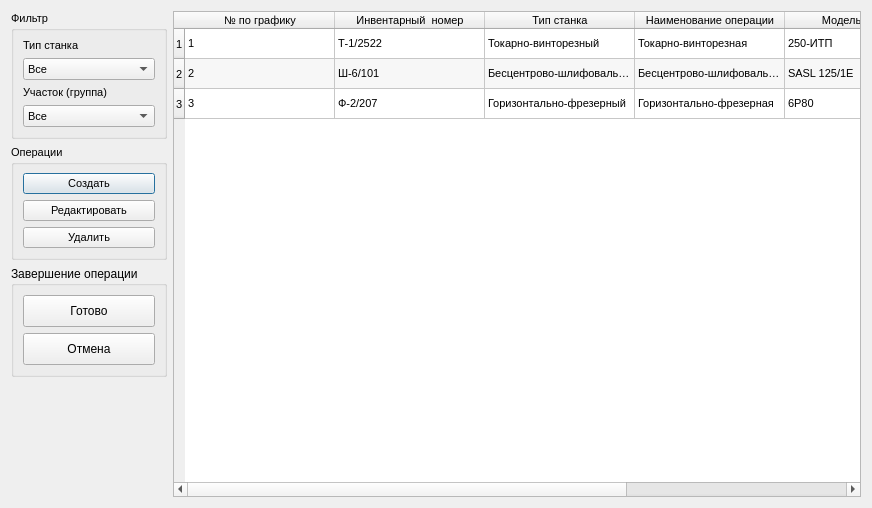
<?xml version="1.0" encoding="UTF-8"?>
<ui version="4.0">
 <class>machinesManagingDialog</class>
 <widget class="QDialog" name="machinesManagingDialog">
  <property name="geometry">
   <rect>
    <x>0</x>
    <y>0</y>
    <width>872</width>
    <height>508</height>
   </rect>
  </property>
  <property name="windowTitle">
   <string>Станки</string>
  </property>
  <layout class="QGridLayout" name="gridLayout">
   <item row="1" column="0">
    <widget class="QGroupBox" name="groupBox_aom_operations">
     <property name="maximumSize">
      <size>
       <width>200</width>
       <height>16777215</height>
      </size>
     </property>
     <property name="font">
      <font>
       <pointsize>8</pointsize>
      </font>
     </property>
     <property name="title">
      <string>Операции</string>
     </property>
     <layout class="QGridLayout" name="gridLayout_4">
      <item row="0" column="0">
       <widget class="QPushButton" name="pushButton_aom_newRecord">
        <property name="font">
         <font>
          <pointsize>8</pointsize>
         </font>
        </property>
        <property name="text">
         <string>Создать</string>
        </property>
        <property name="icon">
         <iconset resource="resources.qrc">
          <normaloff>:/images/res/images/add.png</normaloff>:/images/res/images/add.png</iconset>
        </property>
        <property name="iconSize">
         <size>
          <width>24</width>
          <height>24</height>
         </size>
        </property>
       </widget>
      </item>
      <item row="1" column="0">
       <widget class="QPushButton" name="pushButton_aom_editRecord">
        <property name="font">
         <font>
          <pointsize>8</pointsize>
         </font>
        </property>
        <property name="text">
         <string>Редактировать</string>
        </property>
        <property name="icon">
         <iconset resource="resources.qrc">
          <normaloff>:/images/res/images/edit.png</normaloff>:/images/res/images/edit.png</iconset>
        </property>
        <property name="iconSize">
         <size>
          <width>24</width>
          <height>24</height>
         </size>
        </property>
       </widget>
      </item>
      <item row="2" column="0">
       <widget class="QPushButton" name="pushButton_aom_deleteRecord">
        <property name="font">
         <font>
          <pointsize>8</pointsize>
         </font>
        </property>
        <property name="text">
         <string>Удалить</string>
        </property>
        <property name="icon">
         <iconset resource="resources.qrc">
          <normaloff>:/images/res/images/delete.png</normaloff>:/images/res/images/delete.png</iconset>
        </property>
        <property name="iconSize">
         <size>
          <width>24</width>
          <height>24</height>
         </size>
        </property>
       </widget>
      </item>
     </layout>
    </widget>
   </item>
   <item row="0" column="0">
    <widget class="QGroupBox" name="groupBox_aom_filter">
     <property name="minimumSize">
      <size>
       <width>0</width>
       <height>0</height>
      </size>
     </property>
     <property name="maximumSize">
      <size>
       <width>200</width>
       <height>16777215</height>
      </size>
     </property>
     <property name="font">
      <font>
       <pointsize>8</pointsize>
      </font>
     </property>
     <property name="title">
      <string>Фильтр</string>
     </property>
     <layout class="QGridLayout" name="gridLayout_2">
      <item row="0" column="0">
       <widget class="QLabel" name="label_aom_period">
        <property name="font">
         <font>
          <pointsize>8</pointsize>
         </font>
        </property>
        <property name="text">
         <string>Тип станка</string>
        </property>
       </widget>
      </item>
      <item row="1" column="0">
       <widget class="QComboBox" name="comboBox_aom_period">
        <property name="font">
         <font>
          <pointsize>8</pointsize>
         </font>
        </property>
        <item>
         <property name="text">
          <string>Все</string>
         </property>
        </item>
        <item>
         <property name="text">
          <string>Накатная</string>
         </property>
        </item>
        <item>
         <property name="text">
          <string>Токарная</string>
         </property>
        </item>
        <item>
         <property name="text">
          <string>Фрезерная</string>
         </property>
        </item>
        <item>
         <property name="text">
          <string>Шлифовальная</string>
         </property>
        </item>
       </widget>
      </item>
      <item row="3" column="0">
       <widget class="QComboBox" name="comboBox_aom_group">
        <property name="font">
         <font>
          <pointsize>8</pointsize>
         </font>
        </property>
        <item>
         <property name="text">
          <string>Все</string>
         </property>
        </item>
        <item>
         <property name="text">
          <string>1</string>
         </property>
        </item>
        <item>
         <property name="text">
          <string>2</string>
         </property>
        </item>
        <item>
         <property name="text">
          <string>3</string>
         </property>
        </item>
        <item>
         <property name="text">
          <string>4</string>
         </property>
        </item>
        <item>
         <property name="text">
          <string>5</string>
         </property>
        </item>
       </widget>
      </item>
      <item row="2" column="0">
       <widget class="QLabel" name="label_aom_group">
        <property name="font">
         <font>
          <pointsize>8</pointsize>
         </font>
        </property>
        <property name="text">
         <string>Участок (группа)</string>
        </property>
       </widget>
      </item>
     </layout>
    </widget>
   </item>
   <item row="4" column="0">
    <spacer name="verticalSpacer">
     <property name="orientation">
      <enum>Qt::Vertical</enum>
     </property>
     <property name="sizeHint" stdset="0">
      <size>
       <width>20</width>
       <height>217</height>
      </size>
     </property>
    </spacer>
   </item>
   <item row="0" column="1" rowspan="5">
    <widget class="myTableWidget" name="tableWidget_aom_machinesTable">
     <property name="font">
      <font>
       <pointsize>8</pointsize>
      </font>
     </property>
     <property name="editTriggers">
      <set>QAbstractItemView::NoEditTriggers</set>
     </property>
     <property name="alternatingRowColors">
      <bool>true</bool>
     </property>
     <property name="selectionMode">
      <enum>QAbstractItemView::SingleSelection</enum>
     </property>
     <property name="selectionBehavior">
      <enum>QAbstractItemView::SelectRows</enum>
     </property>
     <property name="wordWrap">
      <bool>false</bool>
     </property>
     <attribute name="horizontalHeaderDefaultSectionSize">
      <number>150</number>
     </attribute>
     <attribute name="horizontalHeaderStretchLastSection">
      <bool>true</bool>
     </attribute>
     <row>
      <property name="text">
       <string>1</string>
      </property>
     </row>
     <row>
      <property name="text">
       <string>2</string>
      </property>
     </row>
     <row>
      <property name="text">
       <string>3</string>
      </property>
     </row>
     <column>
      <property name="text">
       <string>№ по графику</string>
      </property>
     </column>
     <column>
      <property name="text">
       <string>Инвентарный  номер</string>
      </property>
     </column>
     <column>
      <property name="text">
       <string>Тип станка</string>
      </property>
     </column>
     <column>
      <property name="text">
       <string>Наименование операции</string>
      </property>
     </column>
     <column>
      <property name="text">
       <string>Модель станка</string>
      </property>
     </column>
     <column>
      <property name="text">
       <string>Участок</string>
      </property>
     </column>
     <item row="0" column="0">
      <property name="text">
       <string>1</string>
      </property>
     </item>
     <item row="0" column="1">
      <property name="text">
       <string>Т-1/2522</string>
      </property>
     </item>
     <item row="0" column="2">
      <property name="text">
       <string>Токарно-винторезный</string>
      </property>
     </item>
     <item row="0" column="3">
      <property name="text">
       <string>Токарно-винторезная</string>
      </property>
     </item>
     <item row="0" column="4">
      <property name="text">
       <string>250-ИТП</string>
      </property>
     </item>
     <item row="0" column="5">
      <property name="text">
       <string>5</string>
      </property>
     </item>
     <item row="1" column="0">
      <property name="text">
       <string>2</string>
      </property>
     </item>
     <item row="1" column="1">
      <property name="text">
       <string>Ш-6/101</string>
      </property>
     </item>
     <item row="1" column="2">
      <property name="text">
       <string>Бесцентрово-шлифовальный</string>
      </property>
     </item>
     <item row="1" column="3">
      <property name="text">
       <string>Бесцентрово-шлифовальная</string>
      </property>
     </item>
     <item row="1" column="4">
      <property name="text">
       <string>SASL 125/1E</string>
      </property>
     </item>
     <item row="1" column="5">
      <property name="text">
       <string>3</string>
      </property>
     </item>
     <item row="2" column="0">
      <property name="text">
       <string>3</string>
      </property>
     </item>
     <item row="2" column="1">
      <property name="text">
       <string>Ф-2/207</string>
      </property>
     </item>
     <item row="2" column="2">
      <property name="text">
       <string>Горизонтально-фрезерный</string>
      </property>
     </item>
     <item row="2" column="3">
      <property name="text">
       <string>Горизонтально-фрезерная</string>
      </property>
     </item>
     <item row="2" column="4">
      <property name="text">
       <string>6Р80</string>
      </property>
     </item>
     <item row="2" column="5">
      <property name="text">
       <string>2</string>
      </property>
     </item>
    </widget>
   </item>
   <item row="2" column="0">
    <widget class="QGroupBox" name="groupBox">
     <property name="title">
      <string>Завершение операции</string>
     </property>
     <layout class="QGridLayout" name="gridLayout_3">
      <item row="0" column="0">
       <widget class="QPushButton" name="pushButton_done">
        <property name="minimumSize">
         <size>
          <width>0</width>
          <height>32</height>
         </size>
        </property>
        <property name="text">
         <string>Готово</string>
        </property>
        <property name="icon">
         <iconset resource="resources.qrc">
          <normaloff>:/images/res/images/save.png</normaloff>:/images/res/images/save.png</iconset>
        </property>
        <property name="iconSize">
         <size>
          <width>24</width>
          <height>24</height>
         </size>
        </property>
       </widget>
      </item>
      <item row="1" column="0">
       <widget class="QPushButton" name="pushButton_cancel">
        <property name="minimumSize">
         <size>
          <width>0</width>
          <height>32</height>
         </size>
        </property>
        <property name="text">
         <string>Отмена</string>
        </property>
       </widget>
      </item>
     </layout>
    </widget>
   </item>
  </layout>
 </widget>
 <customwidgets>
  <customwidget>
   <class>myTableWidget</class>
   <extends>QTableWidget</extends>
   <header>myTableWidget.h</header>
  </customwidget>
 </customwidgets>
 <resources>
  <include location="resources.qrc"/>
 </resources>
 <connections/>
</ui>
